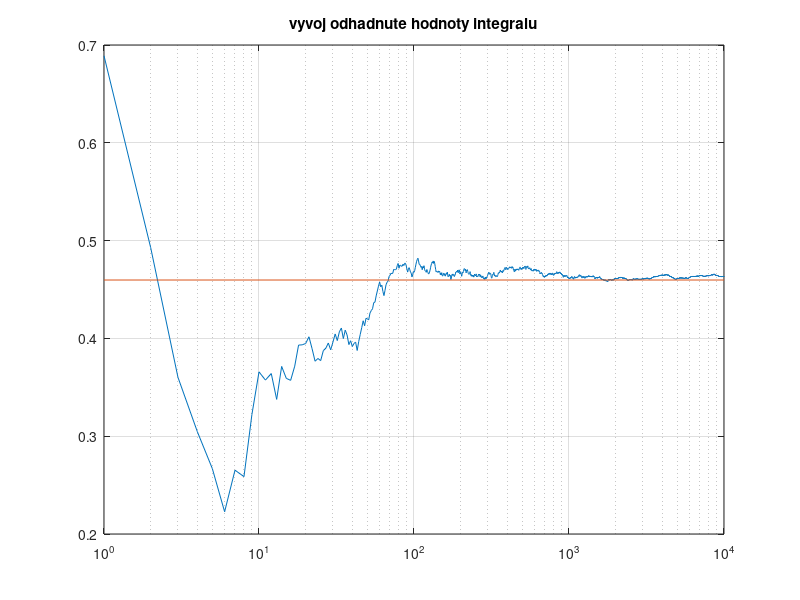
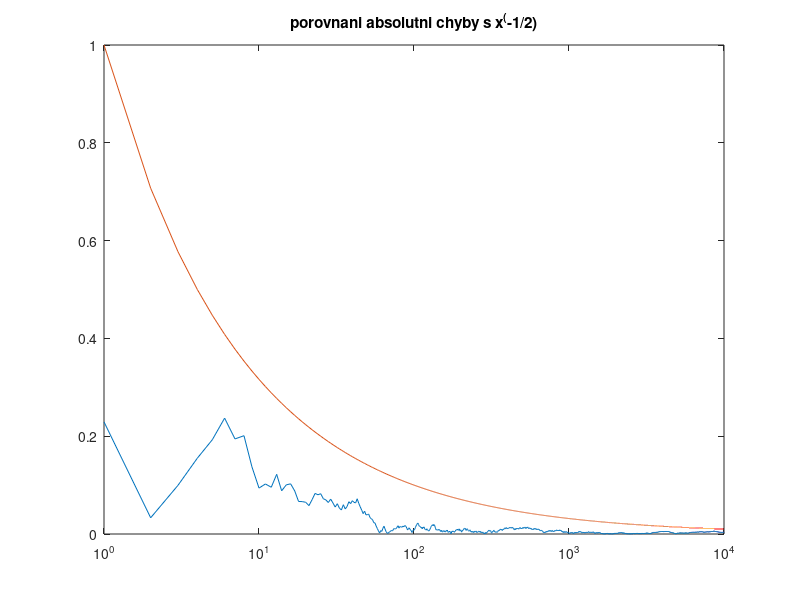

Source code (MATLAB) for these figures, in order:
% skript pro vypocet 1D integralu na intervalu <0;1> pomoci metody Monte Carlo

% SKRIPT UPRAVTE TAK, ABY FUNGOVAL PRO VYPOCET 2D INTEGRALU A OTESTUJTE NA
% PRILOZENYCH FUNKCICH

close all
clear all
clc

% 1D funkce pro vypocet integralu

f = inline('sin(x)','x');
vysledek = 0.4596977;   % analyticky vysledek pro sin(x)

% 2D FUNKCE K TESTOVANI FUNKCNOSTI SKRIPTU:

%f = inline('x+y','x','y');
%vysledek = 1;   % analyticky vysledek pro x+y

%f = inline('abs(sin(pi^2.*((x-0.5).^2+(y-0.5).^2)))','x','y');
%vysledek = 0.6551; % analyticky vysledek pro abs(sin)

kroku=10000;

vysl=zeros(kroku,1); % vektor pro ukladani vysledku pro vsechnz pocty kroku

tic % zacatek mereni casu

uspech=0;   % pocet uspesnych pokusu
z=0;  % kumulativni hodnota

for i=1:kroku
  r=rand(1,1);  % nahodne cislo v intervalu (0,1)
  value= f(r);  % vypocteme funkci v nahodnem bode
  z=z+value;    % pricteme ke kumulovane hodnote
  vysl(i)=z/i;  % prumer (kumul. hodnota delena poctem kroku)
end

integral = z/kroku

toc % konec mereni casu

% vykresleni (NAPOVEDA: ZDE NEMUSITE VUBEC NIC MENIT!)
figure
plot(1:kroku,vysl,[1 kroku],[vysledek vysledek])
set(gca, 'XScale', 'log') % semilogaritmicky graf, osa X ma logaritmickou skalu
grid on
title('vyvoj odhadnute hodnoty integralu')

figure
dat=abs(vysl-vysledek);
chyb=(((1:kroku)).^(-1/2));
x=1:kroku;
plot(x,dat,x,chyb);
set(gca, 'XScale', 'log')
title('porovnani absolutni chyby s x^(-1/2)') % vzdy by mela byt mensi - t.j. dukaz odhadu presnosti